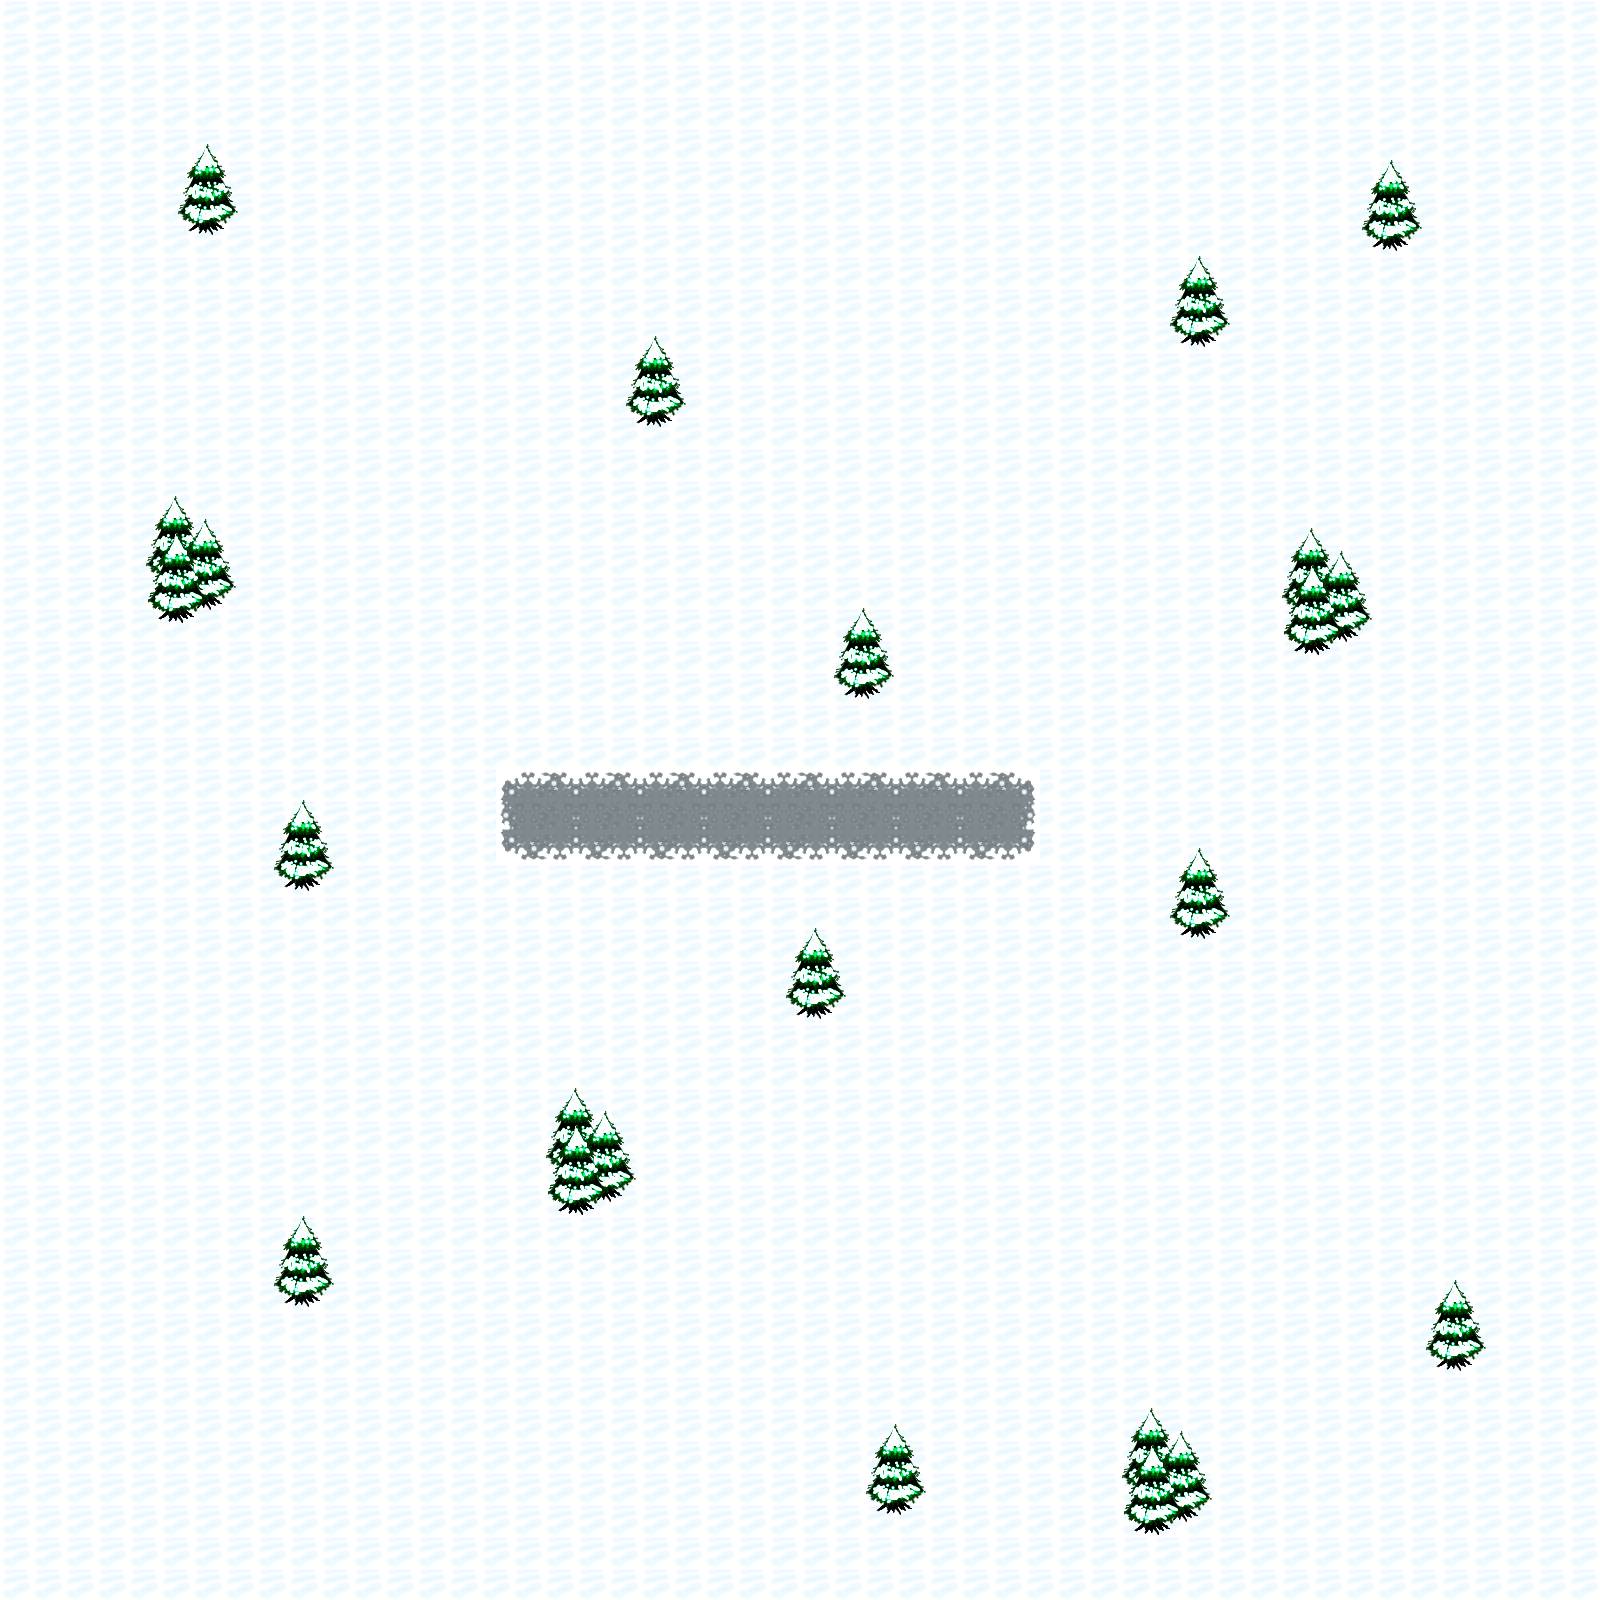

A 2D game scene composited from a Tiled map and its tileset images. What follows is a short description and the map's XML, with each tile layer's data collapsed to a summary:
An orthogonal 100x100 tile map with 16x16 px tiles, 2 tile layers (base, decor).

<map version="1.0" tiledversion="1.1.5" orientation="orthogonal" renderorder="right-down" width="100" height="100" tilewidth="16" tileheight="16" infinite="0" nextobjectid="1">
 <tileset firstgid="1" name="snow_16x16" tilewidth="16" tileheight="16" spacing="2" margin="1" tilecount="180" columns="18">
  <image source="../tileset/snow_16x16.png" width="324" height="180" />
 </tileset>
 <layer name="base" width="100" height="100">
  <data>[10000 cells, 10000 non-empty, 40 distinct tile ids]</data>
 </layer>
 <layer name="decor" width="100" height="100">
  <data>[10000 cells, 456 non-empty, 72 distinct tile ids]</data>
 </layer>
</map>